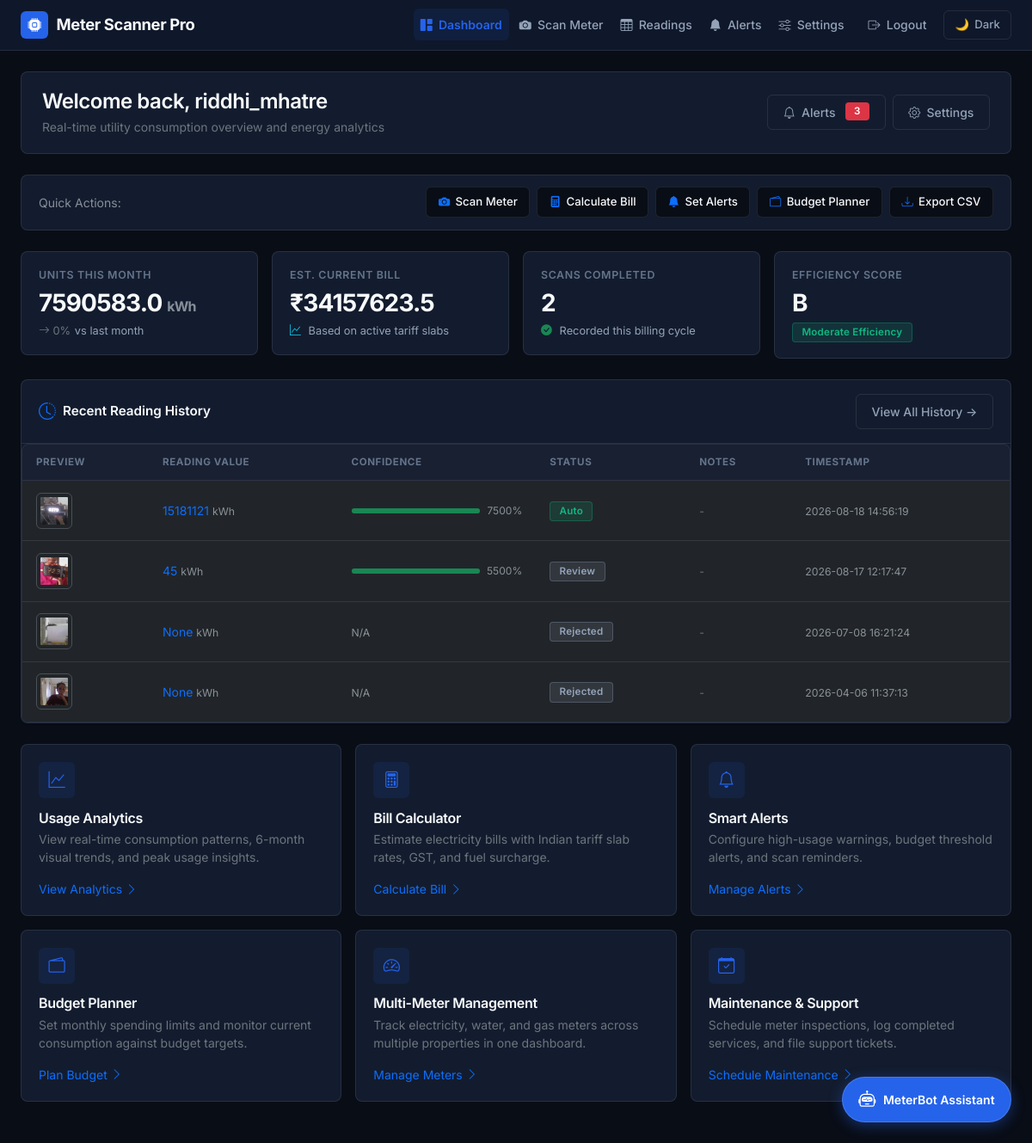
The page /dashboard (signed in) on the database as committed earlier.
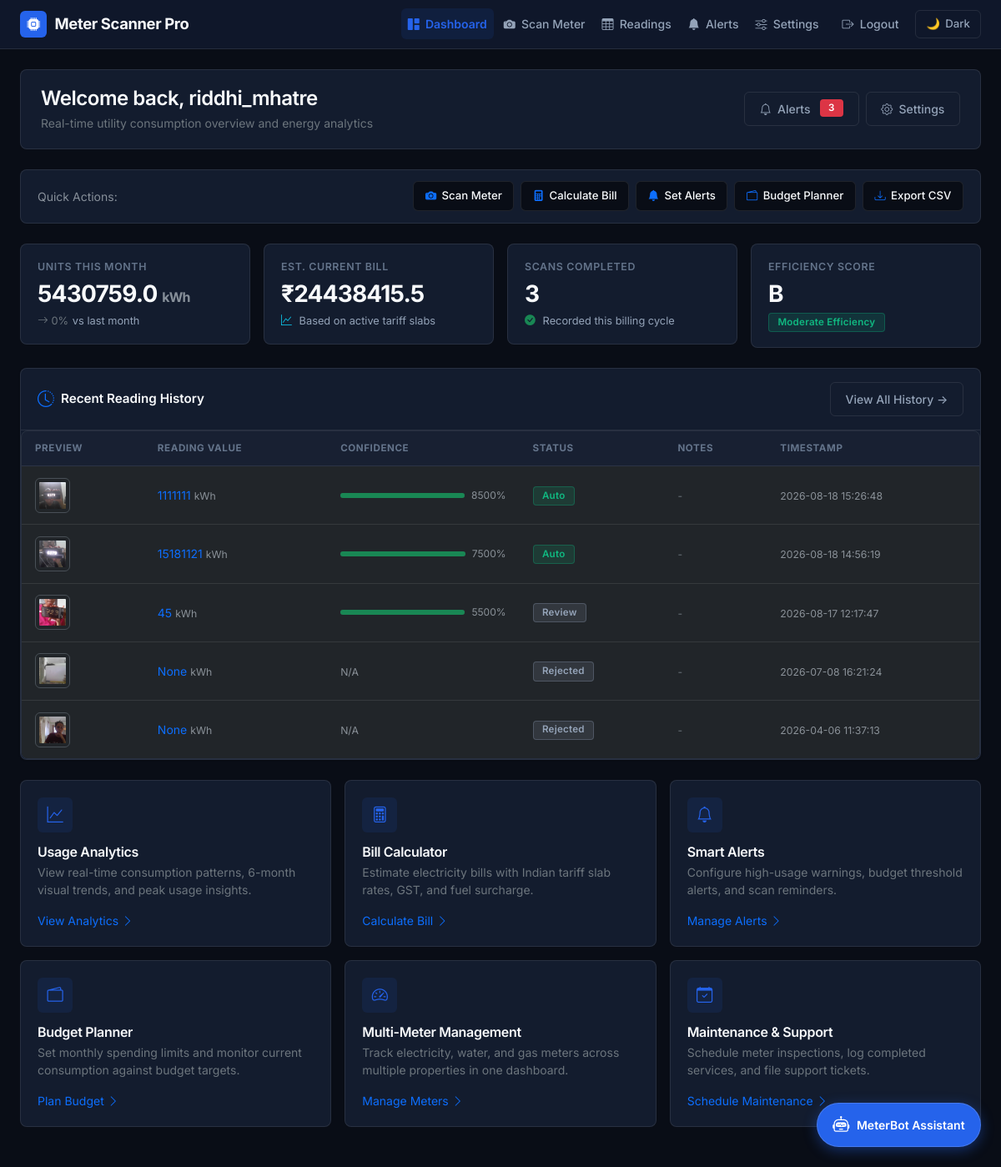
The same page on the database as committed later.
### tables this page shows
CREATE TABLE users (
                id INTEGER PRIMARY KEY AUTOINCREMENT,
                username TEXT UNIQUE NOT NULL,
                password TEXT NOT NULL
            , google_id TEXT, first_name TEXT, last_name TEXT, phone TEXT, address TEXT, email TEXT DEFAULT '');

CREATE TABLE readings (
                id INTEGER PRIMARY KEY AUTOINCREMENT,
                user_id INTEGER NOT NULL,
                image_path TEXT NOT NULL,
                reading_value TEXT,
                timestamp DATETIME DEFAULT CURRENT_TIMESTAMP, confidence REAL, debug_image TEXT, status TEXT DEFAULT 'auto', notes TEXT,
                FOREIGN KEY (user_id) REFERENCES users (id)
            );

### app.py (the view)
@app.route('/dashboard')
@login_required
def dashboard():
    conn = get_db_connection()
    try:
        c = conn.cursor()
        c.execute("""
            SELECT id, reading_value, confidence, status, notes, timestamp, image_path
            FROM readings
            WHERE user_id = ?
            ORDER BY timestamp DESC
            LIMIT 10
        """, (current_user.id,))
        recent_readings = c.fetchall()
        c.execute("""
            SELECT AVG(CAST(reading_value AS REAL)) as current_month_avg,
                   COUNT(*) as current_month_count,
                   MAX(CAST(reading_value AS REAL)) as current_month_max,
                   MIN(CAST(reading_value AS REAL)) as current_month_min
            FROM readings
            WHERE user_id = ?
            AND strftime('%Y-%m', timestamp) = strftime('%Y-%m', 'now')
        """, (current_user.id,))
        current_stats = c.fetchone()
        c.execute("""
            SELECT AVG(CAST(reading_value AS REAL)) as prev_month_avg
            FROM readings
            WHERE user_id = ?
            AND strftime('%Y-%m', timestamp) = strftime('%Y-%m', date('now', '-1 month'))
        """, (current_user.id,))
        prev_stats = c.fetchone()
        current_avg = current_stats['current_month_avg'] if current_stats['current_month_avg'] else 0
        prev_avg = prev_stats['prev_month_avg'] if prev_stats['prev_month_avg'] else 0
        estimated_bill = current_avg * 4.50 if current_avg else 0  # Base rate
        usage_change = 0
        if prev_avg > 0:
            usage_change = ((current_avg - prev_avg) / prev_avg) * 100
        c.execute("""
            SELECT strftime('%Y-%m', timestamp) as month,
                   AVG(CAST(reading_value AS REAL)) as avg_reading,
                   COUNT(*) as reading_count
            FROM readings
            WHERE user_id = ?
            AND timestamp >= date('now', '-6 months')
            GROUP BY strftime('%Y-%m', timestamp)
            ORDER BY month
        """, (current_user.id,))
        monthly_data = []
        for row in c.fetchall():
            monthly_data.append({
                'month': row['month'],
                'avg_reading': round(row['avg_reading'], 2) if row['avg_reading'] else 0,
                'reading_count': row['reading_count']
            })
        dashboard_data = {
            'recent_readings': [dict(reading) for reading in recent_readings],
            'current_month_avg': round(current_avg, 2),
            'current_month_count': current_stats['current_month_count'] or 0,
            'current_month_max': round(current_stats['current_month_max'], 2) if current_stats['current_month_max'] else 0,
            'estimated_bill': round(estimated_bill, 2),
            'usage_change': round(usage_change, 1),
            'monthly_data': monthly_data,
            'efficiency_score': 'A+' if usage_change < 0 else 'B' if usage_change < 10 else 'C'
        }
        return render_template("dashboard.html", **dashboard_data)
    finally:
        conn.close()

### templates/dashboard.html (shortened to what this page needs)
{% extends "base.html" %}
{% block content %}
<div class="dashboard-header d-flex align-items-center justify-content-between flex-wrap gap-3">
    <div>
        <h4 class="mb-1 font-weight-700">Welcome back, {{ current_user.username }}</h4>
        <p class="text-secondary mb-0 small">Real-time utility consumption overview and energy analytics</p>
    </div>
    <div class="d-flex align-items-center gap-2">
        <a href="{{ url_for('alerts') }}" class="btn btn-outline-secondary btn-sm position-relative">
            <i class="bi bi-bell"></i> Alerts
            <span class="badge bg-danger ms-1">3</span>
        </a>
        <a href="{{ url_for('settings') }}" class="btn btn-outline-secondary btn-sm">
            <i class="bi bi-gear"></i> Settings
        </a>
    </div>
</div>
<div class="quick-toolbar">
    <div class="d-flex align-items-center gap-2">
        <span class="text-muted small font-weight-600 uppercase">Quick Actions:</span>
    </div>
    <div class="d-flex align-items-center flex-wrap gap-2">
        <button class="quick-action-btn" data-url="{{ url_for('capture') }}" onclick="window.location.href=this.dataset.url">
            <i class="bi bi-camera-fill text-primary"></i> Scan Meter
        </button>
        <button class="quick-action-btn" onclick="showBillCalculator()">
            <i class="bi bi-calculator-fill text-primary"></i> Calculate Bill
        </button>
        <button class="quick-action-btn" onclick="showUsageAlerts()">
            <i class="bi bi-bell-fill text-primary"></i> Set Alerts
        </button>
        <button class="quick-action-btn" onclick="showBudgetPlanner()">
            <i class="bi bi-wallet2 text-primary"></i> Budget Planner
        </button>
        <button class="quick-action-btn" onclick="exportData()">
            <i class="bi bi-download text-primary"></i> Export CSV
        </button>
    </div>
</div>
<div class="row g-3 mb-4">
    <div class="col-12 col-sm-6 col-xl-3">
        <div class="kpi-card">
            <div class="kpi-label">Units This Month</div>
            <div class="kpi-value">{{ current_month_avg or 0 }} <span class="fs-6 font-weight-500 text-muted">kWh</span></div>
            <div class="kpi-subtext">
                <span class="{% if usage_change < 0 %}text-success{% elif usage_change > 0 %}text-warning{% else %}text-secondary{% endif %} font-weight-600">
                    <i class="bi bi-arrow-{% if usage_change < 0 %}down{% elif usage_change > 0 %}up{% else %}right{% endif %}"></i>
                    {% if usage_change != 0 %}{{ usage_change|round|int }}% {{ 'less' if usage_change < 0 else 'more' }}{% else %}0%{% endif %}
                </span>
                <span>vs last month</span>
            </div>
        </div>
    </div>
    <div class="col-12 col-sm-6 col-xl-3">
        <div class="kpi-card">
            <div class="kpi-label">Est. Current Bill</div>
            <div class="kpi-value">₹{{ estimated_bill or 0 }}</div>
            <div class="kpi-subtext">
                <i class="bi bi-graph-up text-info me-1"></i> Based on active tariff slabs
            </div>
        </div>
    </div>
    <div class="col-12 col-sm-6 col-xl-3">
        <div class="kpi-card">
            <div class="kpi-label">Scans Completed</div>
            <div class="kpi-value">{{ current_month_count }}</div>
            <div class="kpi-subtext">
                <i class="bi bi-check-circle-fill text-success me-1"></i> Recorded this billing cycle
            </div>
        </div>
    </div>
    <div class="col-12 col-sm-6 col-xl-3">
        <div class="kpi-card">
            <div class="kpi-label">Efficiency Score</div>
            <div class="kpi-value">{{ efficiency_score }}</div>
            <div class="kpi-subtext">
                <span class="badge badge-success">
                    {% if efficiency_score == 'A+' %}Optimal Efficiency{% elif efficiency_score == 'B' %}Moderate Efficiency{% else %}Needs Attention{% endif %}
                </span>
            </div>
        </div>
    </div>
</div>
<div class="card mb-4">
    <div class="card-header d-flex align-items-center justify-content-between">
        <div class="d-flex align-items-center gap-2">
            <i class="bi bi-clock-history text-primary fs-5"></i>
            <span>Recent Reading History</span>
        </div>
        {% if recent_readings %}
            <a href="{{ url_for('readings') }}" class="btn btn-outline-secondary btn-sm">View All History →</a>
        {% endif %}
    </div>
    <div class="card-body p-0">
        {% if recent_readings %}
            <div class="table-responsive">
                <table class="table">
                    <thead>
                        <tr>
                            <th>Preview</th>
                            <th>Reading Value</th>
                            <th>Confidence</th>
                            <th>Status</th>
                            <th>Notes</th>
                            <th>Timestamp</th>
                        </tr>
                    </thead>
                    <tbody>
                        {% for reading in recent_readings %}
                        <tr>
                            <td>
                                {% if reading.image_path %}
                                    <img src="{{ url_for('static', filename='uploads/' + reading.image_path) }}"
                                         class="rounded img-thumbnail dashboard-thumbnail"
                                         style="width: 42px; height: 42px; object-fit: cover; cursor: zoom-in;"
                                         data-image="{{ reading.image_path }}"
                                         alt="Meter Thumbnail">
                                {% else %}
                                    <span class="text-muted small">No Image</span>
                                {% endif %}
                            </td>
                            <td><span class="font-weight-700 text-primary">{{ reading.reading_value }}</span> <small class="text-muted">kWh</small></td>
                            <td style="min-width: 140px;">
                                {% if reading.confidence %}
                                    {% set conf = reading.confidence %}
                                    {% set conf_percent = (conf * 100)|round|int %}
                                    <div class="d-flex align-items-center gap-2">
                                        <div class="progress flex-grow-1" style="height: 6px; background-color: var(--border-color);">
                                            <div class="progress-bar {% if conf > 0.8 %}bg-success{% elif conf > 0.6 %}bg-warning{% else %}bg-danger{% endif %}"
                                                 data-width="{{ conf_percent }}%"></div>
                                        </div>
                                        <small class="font-weight-600 text-muted" style="font-size: 0.75rem;">{{ conf_percent }}%</small>
                                    </div>
                                {% else %}
                                    <span class="text-muted small">N/A</span>
                                {% endif %}
                            </td>
                            <td>
                                <span class="badge {% if reading.status == 'auto' or reading.status == 'detected' %}badge-success{% elif reading.status == 'manual' %}badge-info{% else %}badge-neutral{% endif %}">
                                    {{ (reading.status or 'Recorded')|title }}
                                </span>
                            </td>
                            <td><span class="text-secondary small">{{ reading.notes or '-' }}</span></td>
                            <td><span class="text-muted small">{{ reading.timestamp }}</span></td>
                        </tr>
                        {% endfor %}
                    </tbody>
                </table>
            </div>
        {% else %}
            <div class="text-center py-5">
                <i class="bi bi-inbox text-muted fs-1 mb-2"></i>
                <p class="text-secondary mb-3">No meter readings recorded yet.</p>
                <a href="{{ url_for('capture') }}" class="btn btn-primary btn-sm">Scan First Meter</a>
            </div>
        {% endif %}
    </div>
</div>
<div class="row g-3 mb-4">
    <div class="col-12 col-md-6 col-xl-4">
        <div class="tool-card-grid" onclick="showAnalytics()">
            <div>
                <div class="tool-icon-box"><i class="bi bi-graph-up"></i></div>
                <h6 class="font-weight-600 mb-1">Usage Analytics</h6>
                <p class="text-secondary small mb-3">View real-time consumption patterns, 6-month visual trends, and peak usage insights.</p>
            </div>
            <div class="d-flex align-items-center text-primary font-weight-600 small">
                <span>View Analytics</span> <i class="bi bi-chevron-right ms-1"></i>
            </div>
        </div>
    </div>
    <div class="col-12 col-md-6 col-xl-4">
        <div class="tool-card-grid" onclick="showBillCalculator()">
            <div>
                <div class="tool-icon-box"><i class="bi bi-calculator"></i></div>
                <h6 class="font-weight-600 mb-1">Bill Calculator</h6>
                <p class="text-secondary small mb-3">Estimate electricity bills with Indian tariff slab rates, GST, and fuel surcharge.</p>
            </div>
            <div class="d-flex align-items-center text-primary font-weight-600 small">
                <span>Calculate Bill</span> <i class="bi bi-chevron-right ms-1"></i>
            </div>
        </div>
    </div>
    <div class="col-12 col-md-6 col-xl-4">
        <div class="tool-card-grid" onclick="showUsageAlerts()">
            <div>
                <div class="tool-icon-box"><i class="bi bi-bell"></i></div>
                <h6 class="font-weight-600 mb-1">Smart Alerts</h6>
                <p class="text-secondary small mb-3">Configure high-usage warnings, budget threshold alerts, and scan reminders.</p>
            </div>
            <div class="d-flex align-items-center text-primary font-weight-600 small">
                <span>Manage Alerts</span> <i class="bi bi-chevron-right ms-1"></i>
            </div>
        </div>
    </div>
    <div class="col-12 col-md-6 col-xl-4">
        <div class="tool-card-grid" onclick="showBudgetPlanner()">
            <div>
                <div class="tool-icon-box"><i class="bi bi-wallet2"></i></div>
                <h6 class="font-weight-600 mb-1">Budget Planner</h6>
                <p class="text-secondary small mb-3">Set monthly spending limits and monitor current consumption against budget targets.</p>
            </div>
            <div class="d-flex align-items-center text-primary font-weight-600 small">
                <span>Plan Budget</span> <i class="bi bi-chevron-right ms-1"></i>
            </div>
        </div>
    </div>
    <div class="col-12 col-md-6 col-xl-4">
        <div class="tool-card-grid" onclick="showMultiMeter()">
            <div>
                <div class="tool-icon-box"><i class="bi bi-speedometer2"></i></div>
                <h6 class="font-weight-600 mb-1">Multi-Meter Management</h6>
                <p class="text-secondary small mb-3">Track electricity, water, and gas meters across multiple properties in one dashboard.</p>
            </div>
            <div class="d-flex align-items-center text-primary font-weight-600 small">
                <span>Manage Meters</span> <i class="bi bi-chevron-right ms-1"></i>
            </div>
        </div>
    </div>
    <div class="col-12 col-md-6 col-xl-4">
        <div class="tool-card-grid" onclick="showMaintenance()">
            <div>
                <div class="tool-icon-box"><i class="bi bi-calendar-check"></i></div>
                <h6 class="font-weight-600 mb-1">Maintenance & Support</h6>
                <p class="text-secondary small mb-3">Schedule meter inspections, log completed services, and file support tickets.</p>
            </div>
            <div class="d-flex align-items-center text-primary font-weight-600 small">
                <span>Schedule Maintenance</span> <i class="bi bi-chevron-right ms-1"></i>
            </div>
        </div>
    </div>
</div>
{% endblock %}

Rows that differ between the two databases and show on the page:
added readings: image_path (picture), reading_value "1111111", confidence 85 (drawn), conf_percent "8500", status "Auto", notes "-", timestamp "2026-08-18 15:26:48"
Other text that changed with them:
{{ current_month_avg or 0 }}: "7590583.0" → "5430759.0"
{{ estimated_bill or 0 }}: "34157623.5" → "24438415.5"
{{ current_month_count }}: "2" → "3"
